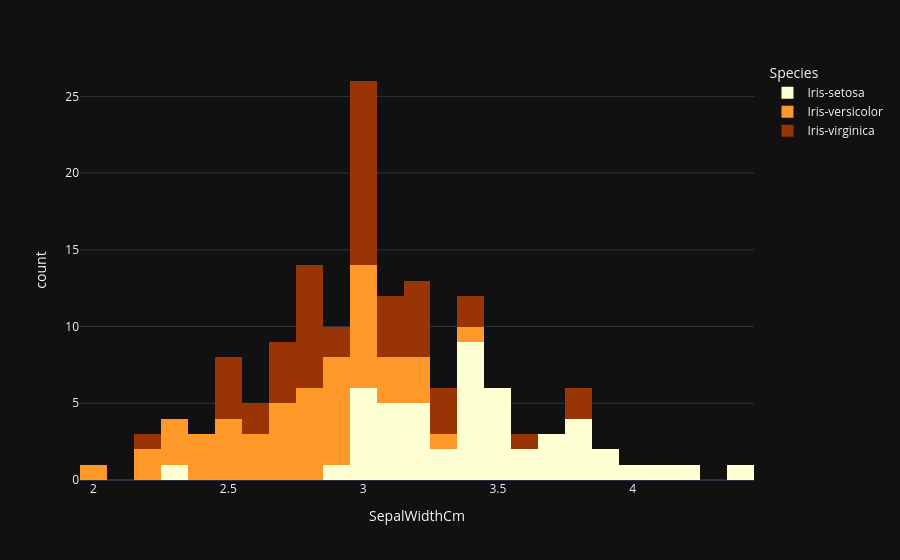

Notebook cell for this chart:
### Code cell
fig = px.histogram(data_frame=iris, x='SepalWidthCm',color='Species',color_discrete_sequence=['#ffffd4 ','#fe9929 ','#993404 '], template='plotly_dark',nbins=30)
fig.show()

### Figure 1 — Plotly figure (JSON) as saved in the notebook; plotly's stock layout.template omitted (floating-point values rounded to 4 significant figures)
{"data": [{"bingroup": "x", "hovertemplate": "Species=Iris-setosa<br>SepalWidthCm=%{x}<br>count=%{y}<extra></extra>", "legendgroup": "Iris-setosa", "marker": {"color": "#ffffd4 ", "pattern": {"shape": ""}}, "name": "Iris-setosa", "nbinsx": 30, "orientation": "v", "showlegend": true, "type": "histogram", "x": [3.5, 3.0, 3.2, 3.1, 3.6, 3.9, 3.4, 3.4, 2.9, 3.1, 3.7, 3.4, 3.0, 3.0, 4.0, 4.4, 3.9, 3.5, 3.8, 3.8, 3.4, 3.7, 3.6, 3.3, 3.4, 3.0, 3.4, 3.5, 3.4, 3.2, 3.1, 3.4, 4.1, 4.2, 3.1, 3.2, 3.5, 3.1, 3.0, 3.4, 3.5, 2.3, 3.2, 3.5, 3.8, 3.0, 3.8, 3.2, 3.7, 3.3], "xaxis": "x", "yaxis": "y"}, {"bingroup": "x", "hovertemplate": "Species=Iris-versicolor<br>SepalWidthCm=%{x}<br>count=%{y}<extra></extra>", "legendgroup": "Iris-versicolor", "marker": {"color": "#fe9929 ", "pattern": {"shape": ""}}, "name": "Iris-versicolor", "nbinsx": 30, "orientation": "v", "showlegend": true, "type": "histogram", "x": [3.2, 3.2, 3.1, 2.3, 2.8, 2.8, 3.3, 2.4, 2.9, 2.7, 2.0, 3.0, 2.2, 2.9, 2.9, 3.1, 3.0, 2.7, 2.2, 2.5, 3.2, 2.8, 2.5, 2.8, 2.9, 3.0, 2.8, 3.0, 2.9, 2.6, 2.4, 2.4, 2.7, 2.7, 3.0, 3.4, 3.1, 2.3, 3.0, 2.5, 2.6, 3.0, 2.6, 2.3, 2.7, 3.0, 2.9, 2.9, 2.5, 2.8], "xaxis": "x", "yaxis": "y"}, {"bingroup": "x", "hovertemplate": "Species=Iris-virginica<br>SepalWidthCm=%{x}<br>count=%{y}<extra></extra>", "legendgroup": "Iris-virginica", "marker": {"color": "#993404 ", "pattern": {"shape": ""}}, "name": "Iris-virginica", "nbinsx": 30, "orientation": "v", "showlegend": true, "type": "histogram", "x": [3.3, 2.7, 3.0, 2.9, 3.0, 3.0, 2.5, 2.9, 2.5, 3.6, 3.2, 2.7, 3.0, 2.5, 2.8, 3.2, 3.0, 3.8, 2.6, 2.2, 3.2, 2.8, 2.8, 2.7, 3.3, 3.2, 2.8, 3.0, 2.8, 3.0, 2.8, 3.8, 2.8, 2.8, 2.6, 3.0, 3.4, 3.1, 3.0, 3.1, 3.1, 3.1, 2.7, 3.2, 3.3, 3.0, 2.5, 3.0, 3.4, 3.0], "xaxis": "x", "yaxis": "y"}], "layout": {"barmode": "relative", "legend": {"title": {"text": "Species"}, "tracegroupgap": 0}, "margin": {"t": 60}, "xaxis": {"anchor": "y", "domain": [0, 1], "title": {"text": "SepalWidthCm"}}, "yaxis": {"anchor": "x", "domain": [0, 1], "title": {"text": "count"}}}}
